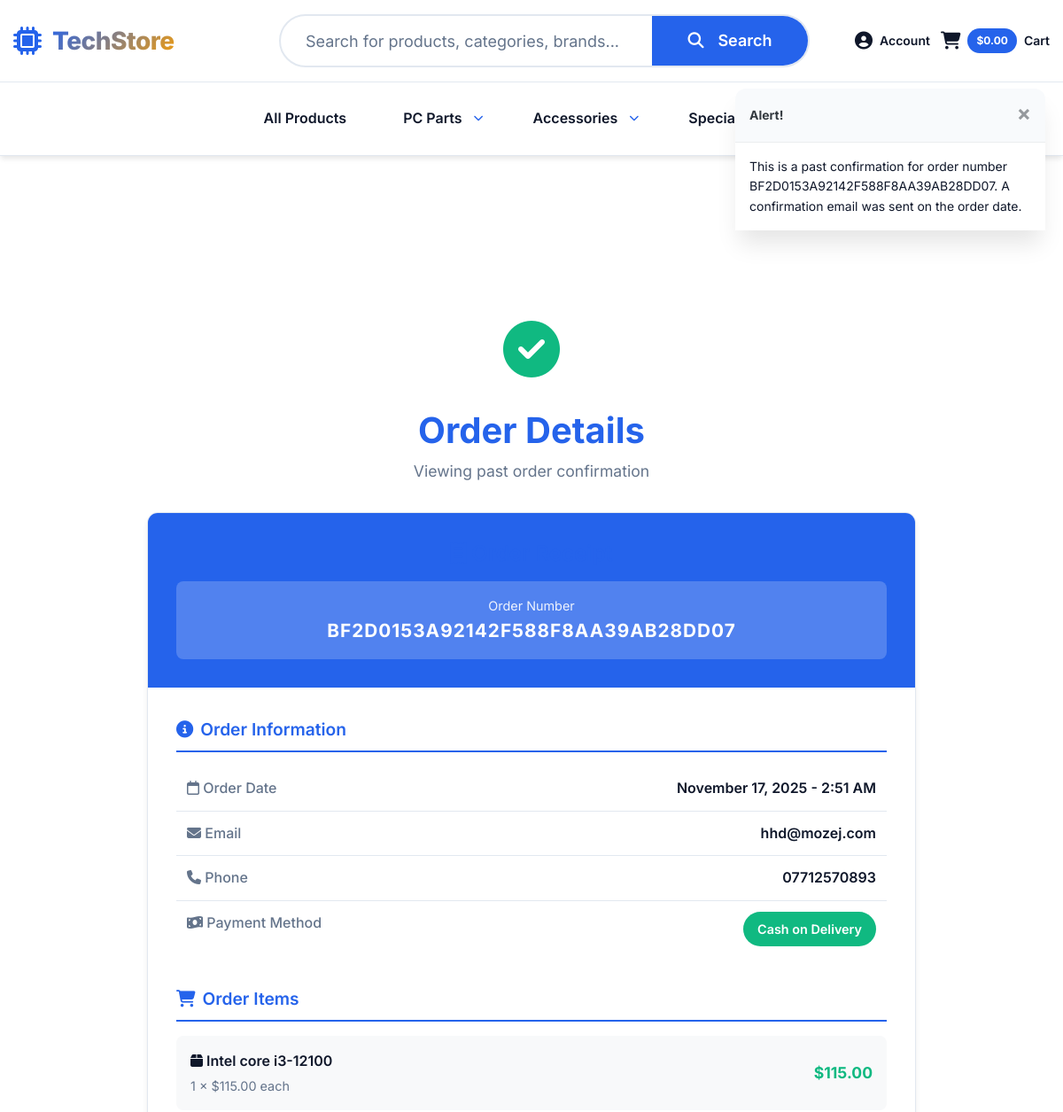
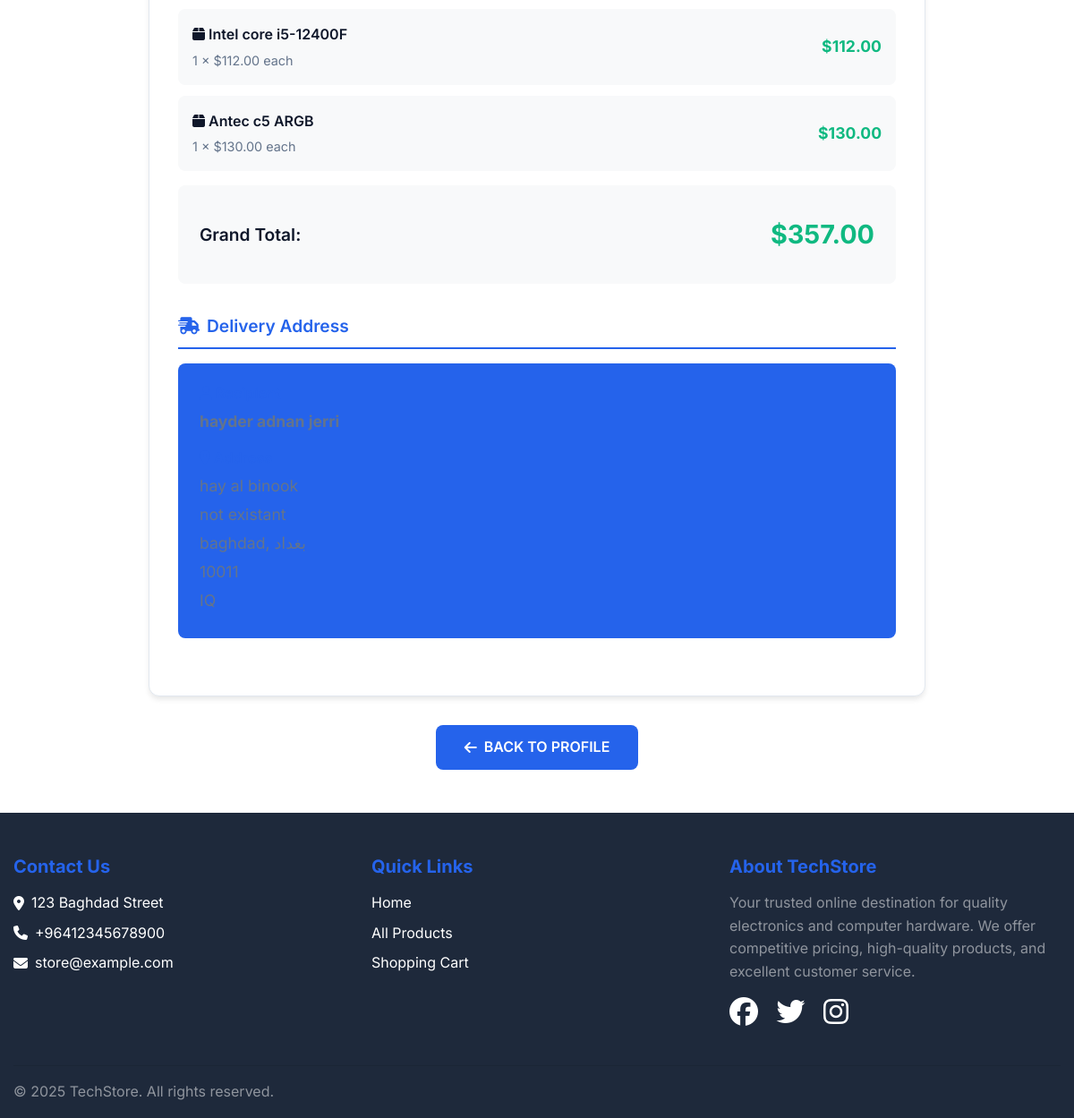
The app's page /profile/order_history/BF2D0153A92142F588F8AA39AB28DD07 with its own data (2 pictures, top to bottom).
### checkout/models.py (models this page shows, shortened)
class Order(models.Model):
    order_number = models.CharField(max_length=32, null=False, editable=False)
    user_profile = models.ForeignKey(UserProfile, on_delete=models.SET_NULL,
                                     null=True, blank=True, related_name='orders')
    full_name = models.CharField(max_length=50, null=False, blank=False)
    email = models.EmailField(max_length=254, null=False, blank=False)
    phone_number = models.CharField(max_length=20, null=False, blank=False)
    country = CountryField(blank_label='Country *', null=False, blank=False)
    postcode = models.CharField(max_length=20, null=True, blank=True)
    city = models.CharField(max_length=40, null=False, blank=False)
    street_address1 = models.CharField(max_length=80, null=False, blank=False)
    street_address2 = models.CharField(max_length=80, null=True, blank=True)
    county = models.CharField(max_length=80, null=True, blank=True)
    date = models.DateTimeField(auto_now_add=True)
    order_total = models.DecimalField(max_digits=10, decimal_places=2,
                                      null=False, default=0)
    original_cart = models.TextField(null=False, blank=False, default='')

class OrderLineItem(models.Model):
    order = models.ForeignKey(Order, null=False, blank=False,
                              on_delete=models.CASCADE,
                              related_name='lineitems')
    product = models.ForeignKey(Product, null=False, blank=False,
                                on_delete=models.CASCADE)
    quantity = models.IntegerField(null=False, blank=False, default=0)
    lineitem_total = models.DecimalField(max_digits=6, decimal_places=2,
                                         null=False, blank=False,
                                         editable=False)

### products/models.py (models this page shows, shortened)
class Product(models.Model):
    category = models.ForeignKey('Category', null=True, blank=True, on_delete=models.SET_NULL)
    sku = models.CharField(max_length=254, null=True, blank=True)
    name = models.CharField(max_length=254)
    description = models.TextField()
    price = models.DecimalField(max_digits=6, decimal_places=2)
    rating = models.DecimalField(max_digits=6, decimal_places=2, null=True, blank=True)
    image_url = models.URLField(max_length=1024, null=True, blank=True)
    image = models.ImageField(null=True, blank=True)

### profiles/views.py (the view)
# urls.py: path('order_history/<order_number>', views.order_history, name='order_history'),
def order_history(request, order_number):
    order = get_object_or_404(Order, order_number=order_number)
    messages.info(request, (
        f'This is a past confirmation for order number {order_number}. '
        'A confirmation email was sent on the order date.'
    ))
    template = 'checkout/checkout_success.html'
    context = {
        'order': order,
        'from_profile': True,
    }
    return render(request, template, context)

### checkout/templates/checkout/checkout_success.html (shortened to what this page needs)
{% extends "base.html" %}
{% load static %}
{% block page_header %}
<div class="container header-container">
</div>
{% endblock %}
{% block content %}
<div class="receipt-container">
    <div class="success-header">
        <div class="success-icon">
            <i class="fas fa-check-circle"></i>
        </div>
        <h2>{% if from_profile %}Order Details{% else %}Order Confirmed!{% endif %}</h2>
        <p class="success-message">
            {% if from_profile %}
                Viewing past order confirmation
            {% else %}
                Thank you for your purchase! A confirmation email has been sent to <strong>{{ order.email }}</strong>
            {% endif %}
        </p>
    </div>
    <div class="receipt-card">
        <div class="receipt-header">
            <h3><i class="fas fa-receipt"></i> Order Receipt</h3>
            <div class="order-number-display">
                <div class="label">Order Number</div>
                <div class="number">{{ order.order_number }}</div>
            </div>
        </div>
        <div class="receipt-body">
            <div class="section">
                <div class="section-title">
                    <i class="fas fa-info-circle"></i>
                    Order Information
                </div>
                <div class="info-row">
                    <span class="info-label"><i class="far fa-calendar"></i> Order Date</span>
                    <span class="info-value">{{ order.date|date:"F d, Y - g:i A" }}</span>
                </div>
                <div class="info-row">
                    <span class="info-label"><i class="fas fa-envelope"></i> Email</span>
                    <span class="info-value">{{ order.email }}</span>
                </div>
                <div class="info-row">
                    <span class="info-label"><i class="fas fa-phone"></i> Phone</span>
                    <span class="info-value">{{ order.phone_number }}</span>
                </div>
                <div class="info-row">
                    <span class="info-label"><i class="fas fa-money-bill-wave"></i> Payment Method</span>
                    <span class="info-value"><span class="payment-badge">Cash on Delivery</span></span>
                </div>
            </div>
            <div class="section">
                <div class="section-title">
                    <i class="fas fa-shopping-cart"></i>
                    Order Items
                </div>
                {% for item in order.lineitems.all %}
                <div class="order-item">
                    <div class="item-details">
                        <div class="item-name">
                            <i class="fas fa-box"></i> {{ item.product.name }}
                        </div>
                        <div class="item-price-details">
                            {{ item.quantity }} × ${{ item.product.price }} each
                        </div>
                    </div>
                    <div class="item-total">
                        ${{ item.lineitem_total }}
                    </div>
                </div>
                {% endfor %}
                <div class="total-section">
                    <div class="total-row">
                        <span class="grand-total-label">Grand Total:</span>
                        <span class="grand-total">${{ order.order_total }}</span>
                    </div>
                </div>
            </div>
            <div class="section">
                <div class="section-title">
                    <i class="fas fa-shipping-fast"></i>
                    Delivery Address
                </div>
                <div class="delivery-address-card">
                    <h4><i class="fas fa-user"></i> Recipient</h4>
                    <p><strong>{{ order.full_name }}</strong></p>
                    <h4 class="mt-3"><i class="fas fa-map-marker-alt"></i> Address</h4>
                    <p>{{ order.street_address1 }}</p>
                    {% if order.street_address2 %}
                    <p>{{ order.street_address2 }}</p>
                    {% endif %}
                    <p>{{ order.city }}{% if order.county %}, {{ order.county }}{% endif %}</p>
                    {% if order.postcode %}
                    <p>{{ order.postcode }}</p>
                    {% endif %}
                    <p>{{ order.country }}</p>
                </div>
            </div>
        </div>
    </div>
    <div class="action-buttons">
        {% if from_profile %}
        <a href="{% url 'profile' %}" class="btn-modern btn-primary-modern">
            <i class="fas fa-arrow-left"></i>
            Back to Profile
        </a>
        {% endif %}
    </div>
</div>
{% endblock %}

### templates/base.html (shortened to what this page needs)
{% load static %}
<!doctype html>
<html lang="en">
  <head>
    {% block corecss %}
        <link rel="stylesheet" href="https://stackpath.bootstrapcdn.com/bootstrap/4.4.1/css/bootstrap.min.css">
        <link rel="stylesheet" href="{% static 'css/base.css' %}?v=13.0">
    {% endblock %}
</head>
<body>
   <header class="modern-header">
      <div class="container">
         <div class="row align-items-center py-3">
            <div class="col-lg-3 col-6">
               <a href="{% url 'home' %}" class="brand-link text-decoration-none">
                  <div class="brand-container">
                     <i class="fas fa-microchip brand-icon"></i>
                     <span class="brand-name">TechStore</span>
                  </div>
               </a>
            </div>
            <div class="col-lg-6 d-none d-lg-block">
               <form method="GET" action="{% url 'products' %}" class="search-form-modern">
                  <div class="search-wrapper">
                     <input class="modern-search-input" type="text" name="query" placeholder="Search for products, categories, brands..." />
                     <button class="modern-search-btn" type="submit">
                        <i class="fas fa-search"></i>
                        <span class="d-none d-xl-inline ml-2">Search</span>
                     </button>
                  </div>
               </form>
            </div>
            <div class="col-lg-3 col-6">
               <div class="header-icons">
                  <div class="dropdown">
                     <a class="icon-link" href="#" id="userDropdown" role="button" data-toggle="dropdown">
                        <i class="fas fa-user-circle"></i>
                        <span class="icon-label d-none d-xl-inline">Account</span>
                     </a>
                  </div>
                  <a class="icon-link cart-link" href="{% url 'view_cart' %}">
                     <div class="cart-icon-wrapper">
                        <i class="fas fa-shopping-cart"></i>
                        <span class="cart-badge-modern">
                           {% if total %}${{ total|floatformat:2 }}{% else %}$0.00{% endif %}
                        </span>
                     </div>
                     <span class="icon-label d-none d-xl-inline">Cart</span>
                  </a>
               </div>
            </div>
         </div>
      </div>
      <div class="row">
         <div class="col-12">
            <nav class="main-nav">
               <div class="collapse navbar-collapse show" id="mainNavMenu">
                  <ul class="nav-menu">
                     <li class="nav-menu-item">
                        <a class="nav-menu-link" href="{% url 'products' %}">
                           All Products
                        </a>
                     </li>
                     <li class="nav-menu-item dropdown">
                        <a class="nav-menu-link dropdown-toggle" href="#" id="pcPartsDropdown" role="button" data-toggle="dropdown">
                           PC Parts
                        </a>
                     </li>
                     <li class="nav-menu-item dropdown">
                        <a class="nav-menu-link dropdown-toggle" href="#" id="accessoriesDropdown" role="button" data-toggle="dropdown">
                           Accessories
                        </a>
                     </li>
                     <li class="nav-menu-item dropdown">
                        <a class="nav-menu-link dropdown-toggle" href="#" id="specialsDropdown" role="button" data-toggle="dropdown">
                           Special Offers
                        </a>
                     </li>
                  </ul>
               </div>
            </nav>
         </div>
      </div>
   </header>
   {% if messages %}
   <div class="message-container">
      {% for message in messages %}
         {% with message.level as level %}
            {% if level == 40 %}
               {% include 'includes/toasts/toast_error.html' %}
            {% elif level == 30 %}
               {% include 'includes/toasts/toast_warning.html' %}
            {% elif level == 25 %}
               {% include 'includes/toasts/toast_success.html' %}
            {% else %}
               {% include 'includes/toasts/toast_info.html' %}
            {% endif %}
         {% endwith %}
      {% endfor %}
   </div>
   {% endif %}
   {% block page_header %}{% endblock %}
   <main>
      {% block content %}
      {% endblock %}
   </main>
   <footer>
      <div class="container">
         <div class="row">
            <div class="col-md-4 mb-4">
               <h5 class="mb-3">Contact Us</h5>
               <p class="mb-2">
                  <i class="fas fa-map-marker-alt mr-2"></i>
                  <a href="https://maps.app.goo.gl/uTVxR7Qe9kMQvLdD6" target="_blank" class="text-white">
                     123 Baghdad Street
                  </a>
               </p>
               <p class="mb-2">
                  <i class="fas fa-phone mr-2"></i>
                  +96412345678900
               </p>
               <p class="mb-2">
                  <i class="fas fa-envelope mr-2"></i>
                  <a href="mailto:store@example.com" class="text-white">
                     store@example.com
                  </a>
               </p>
            </div>
            <div class="col-md-4 mb-4">
               <h5 class="mb-3">Quick Links</h5>
               <ul class="list-unstyled">
                  <li class="mb-2"><a href="{% url 'home' %}" class="text-white">Home</a></li>
                  <li class="mb-2"><a href="{% url 'products' %}" class="text-white">All Products</a></li>
                  <li class="mb-2"><a href="{% url 'view_cart' %}" class="text-white">Shopping Cart</a></li>
               </ul>
            </div>
            <div class="col-md-4 mb-4">
               <h5 class="mb-3">About TechStore</h5>
               <p class="text-white-50">
                  Your trusted online destination for quality electronics and computer hardware.
                  We offer competitive pricing, high-quality products, and excellent customer service.
               </p>
               <div class="mt-3">
                  <a href="https://www.facebook.com/" target="_blank" class="text-white mr-3">
                     <i class="fab fa-facebook fa-2x"></i>
                  </a>
                  <a href="#" target="_blank" class="text-white mr-3">
                     <i class="fab fa-twitter fa-2x"></i>
                  </a>
                  <a href="#" target="_blank" class="text-white">
                     <i class="fab fa-instagram fa-2x"></i>
                  </a>
               </div>
            </div>
         </div>
         <hr class="bg-white-50">
         <div class="row">
            <div class="col-md-12 text-center">
               <p class="mb-0 text-white-50">
                  &copy; 2025 TechStore. All rights reserved.
               </p>
            </div>
         </div>
      </div>
   </footer>
</body>
</html>

### templates/includes/toasts/toast_info.html (shortened to what this page needs)
<div class="toast custom-toast rounded-0 border-top-0" data-autohide="false">
   <div class="toast-header bg-light text-dark">
      <strong class="mr-auto">Alert!</strong>
      <button type="button" class="ml-2 mb-1 close text-dark" data-dismiss="toast" aria-label="Close">
      <span aria-hidden="true">&times;</span>
      </button>
   </div>
   <div class="toast-body bg-white">
      {{ message }}
   </div>
</div>

### records on screen
Order: order_number "BF2D0153A92142F588F8AA39AB28DD07", date "November 17, 2025 - 2:51 AM", email "hhd@mozej.com", phone_number "07712570893", order_total "357.00"
OrderLineItem: product.name "Intel core i3-12100", quantity "1", product.price "115.00", lineitem_total "115.00"
OrderLineItem: product.name "Intel core i5-12400F", quantity "1", product.price "112.00", lineitem_total "112.00"
OrderLineItem: product.name "Antec c5 ARGB", quantity "1", product.price "130.00", lineitem_total "130.00"

### other values on screen
{{ message }} "This is a past confirmation for order number BF2D0153A92142F588F8AA39AB28DD07. A confirmation email was sent on the order date."
